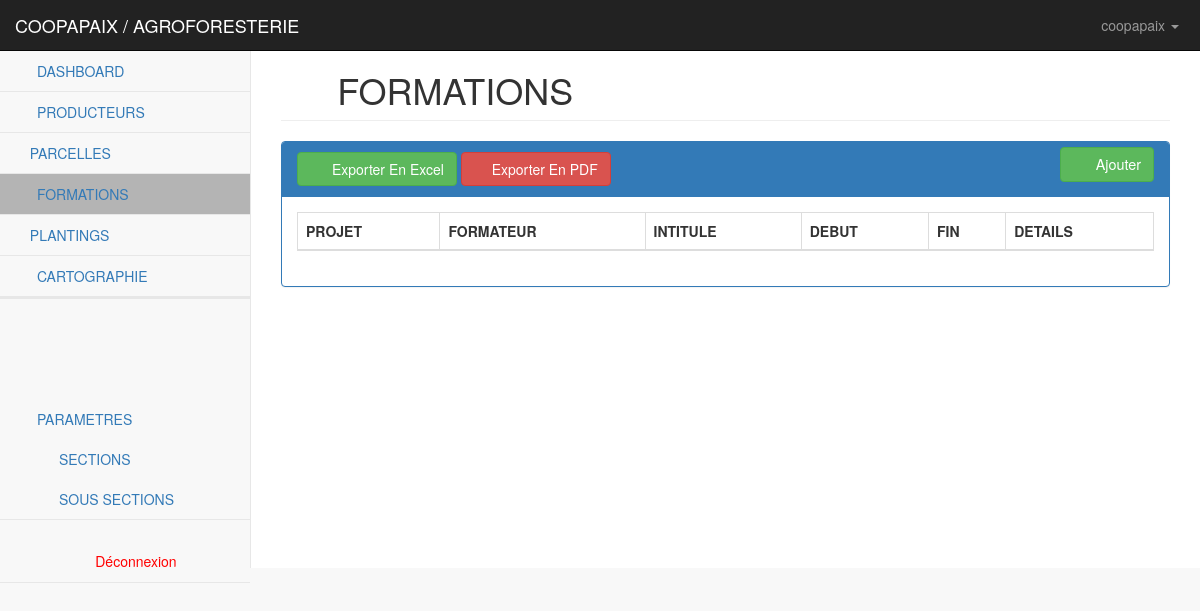
/cooperatives/formation/ (signed in), run on an earlier commit of the app's database.
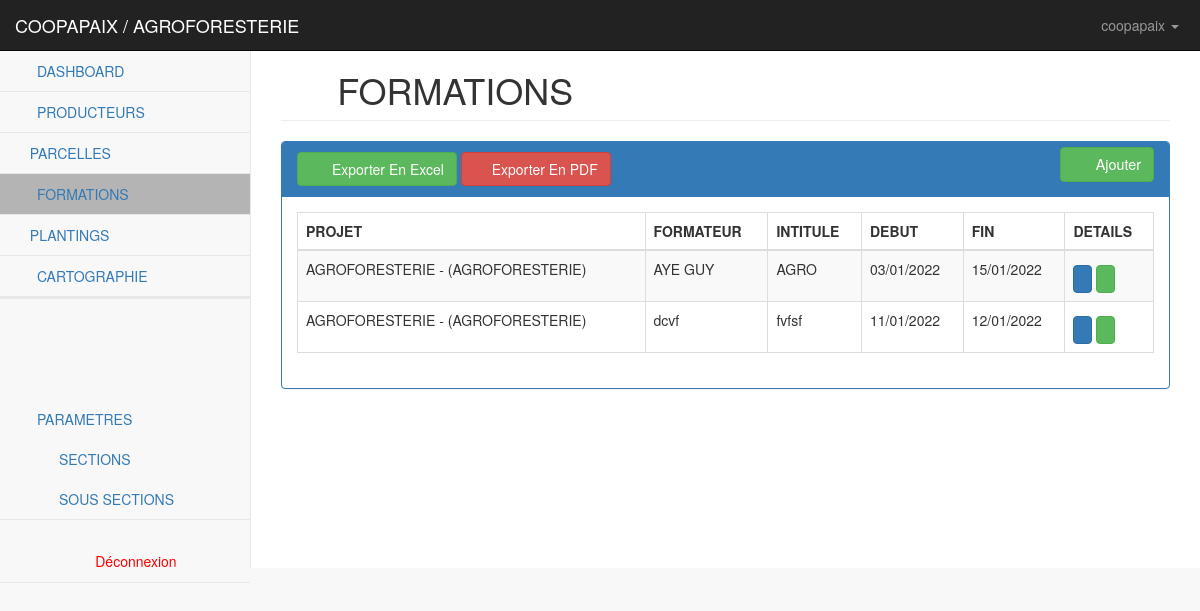
And on a later commit of the database.
### cooperatives/models.py (models this page shows, shortened)
class Formation(models.Model):
    cooperative = models.ForeignKey(Cooperative, on_delete=models.CASCADE)
    projet = models.ForeignKey(Projet, on_delete=models.CASCADE, default=1)
    campagne = models.ForeignKey(Campagne, on_delete=models.CASCADE, default=1)
    formateur = models.CharField(max_length=255, verbose_name="FORMATEUR")
    libelle = models.CharField(max_length=500, verbose_name='INTITULE DE LA FORMATION')
    debut = models.DateField(verbose_name="DATE DEBUT")
    fin = models.DateField(verbose_name="DATE FIN")
    observation = models.ManyToManyField(ObsMonitoring)
    details = models.TextField(blank=True, null=True)
    objects = models.Manager()
    class Meta:
        verbose_name_plural = "FORMATIONS"
        verbose_name = "formation"
        ordering = ["libelle"]

### parametres/models.py (models this page shows, shortened)
class Projet(models.Model):
    categorie = models.ForeignKey(Projet_Cat, on_delete=models.CASCADE, verbose_name="CATEGORIE PROJET", default=1)
    sigle = models.CharField(max_length=255)
    titre = models.CharField(max_length=500)
    chef = models.CharField(max_length=255)
    debut = models.DateField()
    fin = models.DateField()
    etat = models.CharField(max_length=50, choices=ETAT)
    objects = models.Manager()
    def __str__(self):
        return "%s - (%s)" %(self.titre, self.categorie.libelle)
    class Meta:
        verbose_name_plural = "PROJETS"
        verbose_name = "projet"
        ordering = ["sigle"]

class Projet_Cat(models.Model):
    libelle = models.CharField(max_length=500, verbose_name="CATEGORIE PROJET")
    objects = models.Manager()
    class Meta:
        verbose_name_plural = "CATEGORIES PROJETS"
        verbose_name = "catégorie projet"
        ordering = ["libelle"]

### cooperatives/views.py (the view, shortened to what this page needs)
# urls.py: path('formation/', formation, name='formations'),
def formation(request):
    activate = "formations"
    cooperative = Cooperative.objects.get(user_id=request.user.id)
    formations = Formation.objects.all().filter(cooperative_id=cooperative)
    formationForm = FormationForm()
    context = {
        'cooperative': cooperative,
        'formations': formations,
        'formationForm': formationForm,
        'activate': activate
    }
    return render(request, 'cooperatives/formations.html', context)

### parametres/models.py (called while the page is built)
    def get_projet_values(self):
        ret = ''
        for proj in self.projet.all():
            ret = ret + proj.titre + ','
        return ret[:-1]

    def __str__(self):
        return '%s' % (self.libelle)

### cooperatives/templates/cooperatives/formations.html (shortened to what the changed rows need)
{% extends 'base.html' %}
{% load static %}
{% load widget_tweaks %}
{% load bootstrap4 %}
{% block content %}
    <div id="wrapper">
            <div id="page-wrapper">
                <div class="container-fluid">
                    <div class="row">
                        <div class="col-lg-12">
                            <h1 class="page-header"><i class="fa fa-bookmark fa-fw"></i> FORMATIONS</h1>
                        </div>
                    </div>
                    <div class="row">
                        <div class="col-lg-12">
                            <div class="panel panel-primary">
                                <div class="panel-body">
                                    <div class="table-responsive">
                                        <table class="table table-striped table-bordered table-hover" id="dataTables-example">
                                            <thead>
                                                <tr>
                                                    <th>PROJET</th>
                                                    <th>FORMATEUR</th>
                                                    <th>INTITULE</th>
                                                    <th>DEBUT</th>
                                                    <th>FIN</th>
                                                    <th>DETAILS</th>
                                                </tr>
                                            </thead>
                                            <tbody>
                                                {% for formation in formations %}
                                                    <tr class="odd gradeX">
                                                        <td>{{ formation.projet }}</td>
                                                        <td>{{ formation.formateur }}</td>
                                                        <td>{{ formation.libelle }}</td>
                                                        <td class="center">{{ formation.debut|date:'d/m/Y' }}</td>
                                                        <td class="center">{{ formation.fin|date:'d/m/Y' }}</td>
                                                        <td class="center">
                                                           <a href="#" onclick="edit_formatoin('{% url 'cooperatives:edit_formatoin' formation.id %}')" style="padding: 3px;margin-top: 6px;" class="btn btn-primary">
                                                                <i class="glyphicon glyphicon-edit"></i>
                                                            </a>
                                                            <a href="{% url 'cooperatives:formation' formation.id %}" style="padding: 3px;margin-top: 6px;" class="btn btn-success">
                                                                <i class="glyphicon glyphicon-chevron-right"></i>
                                                            </a>
                                                        </td>
                                                    </tr>
                                                {% endfor %}
                                            </tbody>
                                        </table>
                                    </div>
                                </div>
                            </div>
                        </div>
                    </div>
                </div>
            </div>
        </div>
{% endblock %}

What changed in the data, as far as the page shows it:
added Formation: projet "AGROFORESTERIE - (AGROFORESTERIE)", formateur "AYE GUY", libelle "AGRO", debut "03/01/2022", fin "15/01/2022"
added Formation: projet "AGROFORESTERIE - (AGROFORESTERIE)", formateur "dcvf", libelle "fvfsf", debut "11/01/2022", fin "12/01/2022"
